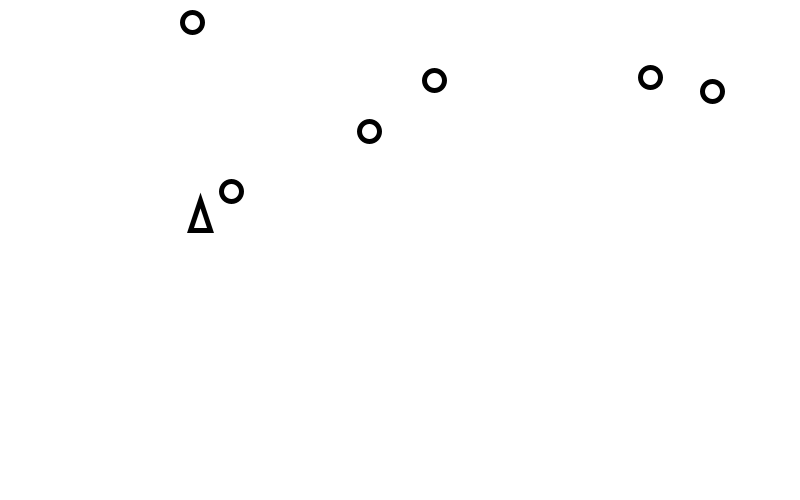
Frame 1 (no input)
Frame 60 (the mouse pressed at the canvas centre just before this capture): identical to frame 1, image omitted
Frame 120 (the mouse held since frame 60 and released just before this capture): identical to frame 1, image omitted

The Processing sketch that drew this single still picture (run headless with seeded random() and noise(); from frame 60 on, the mouse is pressed at the canvas centre):

// Processing sketch: shoot_main
// ── shoot_main.pde
Shooter shooter;

void setup() {
  shooter = new Shooter(0,0,200,200);
  size(800,500);
  strokeWeight(5);
  textSize(50);
  frameRate(244);
  creatTarget ();
}


void draw() {
  if ( !ifwin() ) {
    background(255,255,255);
    shooter.go();
    updateAll();
    displayAll();
  } else {
    fill(0,0,0);
    text("you win", 300, 250);
  }
}

// ── Background.pde
ArrayList <Bullet> bullets = new ArrayList <Bullet> ();
ArrayList <Target> targets = new ArrayList <Target> ();

void creatTarget () {
  for (int i=0; i<=int(random(5,10)); i++) {
    targets.add(new Target(random(50,750),random(20,200)));
  }
}

int ifHit (final Bullet b) {
  int i;
  for (i = targets.size() - 1; i >= 0; i--) {
    float x =targets.get(i).pos.x;
    float y =targets.get(i).pos.y;
    if ( dist(x, y, b.pos.x, b.pos.y)<10 ) {
      return i;
    } 
  }
  return -1;
}
  
void updateAll () {
  for (int i = bullets.size() - 1; i >= 0; i--) {
    int hitIndex = ifHit(bullets.get(i));
    if ( hitIndex != -1 ) {
      bullets.remove(i);
      targets.remove( hitIndex );
    }
  }
}

void displayAll () {
   for (int i = 0; i < targets.size(); i++) {
    targets.get(i).display();
  }
   for (int i = 0; i < bullets.size(); i++) {
    bullets.get(i).go();
  }
}

void keyPressed() {
  if (key == 'w') { 
    //shooter.speed.y = -3;
    shooter.acceleration.y = -0.03;
  } else if (key == 'a') {
    //shooter.speed.x = -3;
    shooter.acceleration.x = -0.03;
  } else if (key == 's') {
    //shooter.speed.y = 3;
    shooter.acceleration.y = 0.03;
  } else if (key == 'd') {
    //shooter.speed.x = 3;
    shooter.acceleration.x = 0.03;
  } else if (key == ' ') {
    shooter.shoot();
  } else {
    shooter.speed.set(0, 0);
  }
}

void keyReleased() {
  if (key == 'w' || key == 's') {
    //shooter.speed.y = 0;
    shooter.acceleration.y = 0;
  } 
  if (key == 'a' || key == 'd') {
    //shooter.speed.x = 0;
    shooter.acceleration.x = 0;
  }
}

boolean ifwin () {
  if (targets.size() == 0) {
    return true;
  } else return false;
}

// ── Bullet.pde
class Bullet {
  PVector pos;
  int speed = 5;
  
  Bullet (float posx, float posy) {
    pos = new PVector(posx, posy); 
  }
  
  void update () {
    pos.y -= speed;
  }
  
  void display () {
    point(pos.x,pos.y);
  }
  
  void go () {
    update ();
    display ();
  }
}

// ── Shooter.pde
class Shooter {
  PVector pos;
  PVector speed;
  PVector acceleration = new PVector (0,0);
  
  Shooter (int xSpeed,int ySpeed,int posx,int posy) {
    speed = new PVector(xSpeed, ySpeed); 
    pos = new PVector(posx, posy); 
  }
  
  void shoot () {
    bullets.add (new Bullet(pos.x,pos.y));
    println(1);
  }
  
  void display () {
    triangle(pos.x,pos.y,pos.x-10,pos.y+30,pos.x+10,pos.y+30);
  }
  
  void update() {
    float friction = 0.98;
    shooter.speed.limit(6);
    shooter.speed.x *= friction;
    shooter.speed.y *= friction;
    speed.x += acceleration.x;
    speed.y += acceleration.y;    
    pos.x += speed.x;
    pos.y += speed.y;
  }
  
  void go () {
    update();
    display();
  }
}

// ── Target.pde
class Target {
  PVector pos;
  
  Target (float posx,float posy) {
    pos = new PVector(posx, posy); 
  }
  
  void display () {
    ellipse(pos.x, pos.y, 20, 20);
  }
}
